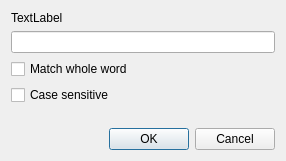
<?xml version="1.0" encoding="UTF-8"?>
<ui version="4.0">
 <class>FindDialog</class>
 <widget class="QDialog" name="FindDialog">
  <property name="geometry">
   <rect>
    <x>0</x>
    <y>0</y>
    <width>286</width>
    <height>161</height>
   </rect>
  </property>
  <property name="windowTitle">
   <string>Dialog</string>
  </property>
  <layout class="QVBoxLayout" name="verticalLayout">
   <item>
    <widget class="QLabel" name="label">
     <property name="text">
      <string>TextLabel</string>
     </property>
    </widget>
   </item>
   <item>
    <widget class="QLineEdit" name="lineEdit"/>
   </item>
   <item>
    <widget class="QCheckBox" name="chkWholeWord">
     <property name="text">
      <string>Match whole word</string>
     </property>
    </widget>
   </item>
   <item>
    <widget class="QCheckBox" name="chkCaseSensitive">
     <property name="text">
      <string>Case sensitive</string>
     </property>
    </widget>
   </item>
   <item>
    <spacer name="verticalSpacer">
     <property name="orientation">
      <enum>Qt::Vertical</enum>
     </property>
     <property name="sizeHint" stdset="0">
      <size>
       <width>20</width>
       <height>40</height>
      </size>
     </property>
    </spacer>
   </item>
   <item>
    <widget class="QDialogButtonBox" name="buttonBox">
     <property name="orientation">
      <enum>Qt::Horizontal</enum>
     </property>
     <property name="standardButtons">
      <set>QDialogButtonBox::Cancel|QDialogButtonBox::Ok</set>
     </property>
    </widget>
   </item>
  </layout>
 </widget>
 <resources/>
 <connections>
  <connection>
   <sender>buttonBox</sender>
   <signal>accepted()</signal>
   <receiver>FindDialog</receiver>
   <slot>accept()</slot>
   <hints>
    <hint type="sourcelabel">
     <x>248</x>
     <y>254</y>
    </hint>
    <hint type="destinationlabel">
     <x>157</x>
     <y>274</y>
    </hint>
   </hints>
  </connection>
  <connection>
   <sender>buttonBox</sender>
   <signal>rejected()</signal>
   <receiver>FindDialog</receiver>
   <slot>reject()</slot>
   <hints>
    <hint type="sourcelabel">
     <x>316</x>
     <y>260</y>
    </hint>
    <hint type="destinationlabel">
     <x>286</x>
     <y>274</y>
    </hint>
   </hints>
  </connection>
 </connections>
</ui>
